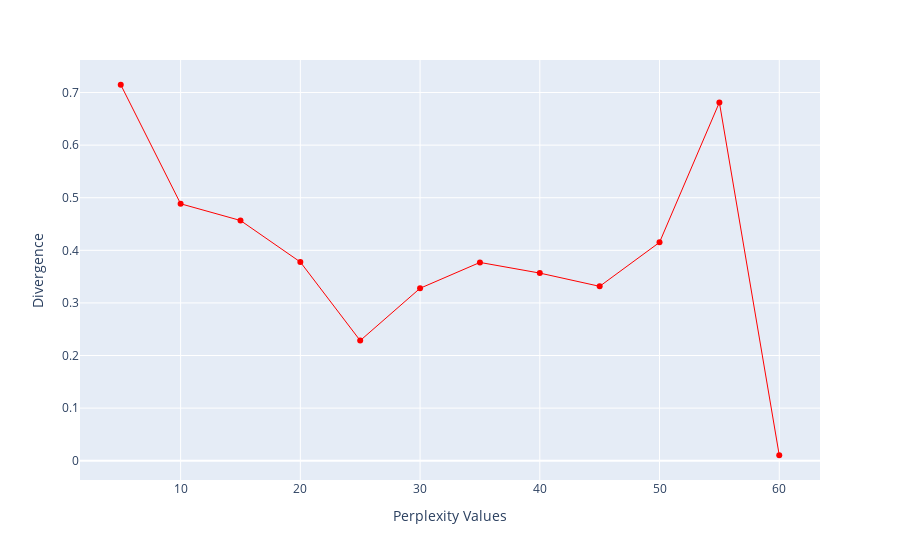

This figure's notebook cell:
### Code cell
combat_util.tsne_divergence(X, range=65)

### Figure 1 — Plotly figure (JSON) as saved in the notebook; plotly's stock layout.template omitted (floating-point values rounded to 4 significant figures)
{"data": [{"hovertemplate": "x=%{x}<br>y=%{y}<extra></extra>", "legendgroup": "", "line": {"color": "red", "dash": "solid", "width": 1}, "marker": {"symbol": "circle"}, "mode": "lines+markers", "name": "", "orientation": "v", "showlegend": false, "type": "scatter", "x": [5, 10, 15, 20, 25, 30, 35, 40, 45, 50, 55, 60], "xaxis": "x", "y": [0.7148, 0.4885, 0.4567, 0.3778, 0.2284, 0.3278, 0.377, 0.3567, 0.3315, 0.4151, 0.6813, 0.01037], "yaxis": "y"}], "layout": {"legend": {"tracegroupgap": 0}, "margin": {"t": 60}, "xaxis": {"anchor": "y", "domain": [0, 1], "title": {"text": "Perplexity Values"}}, "yaxis": {"anchor": "x", "domain": [0, 1], "title": {"text": "Divergence"}}}}
